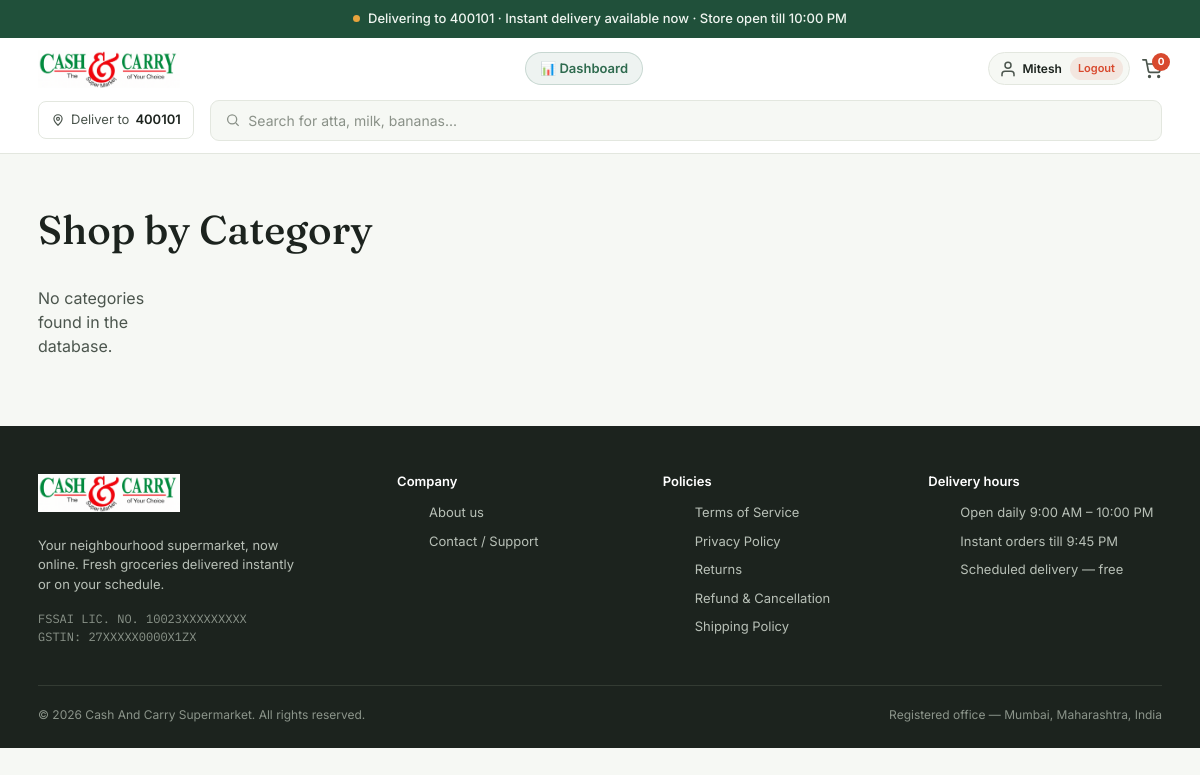
The app's page /categories/ (signed in), older data.
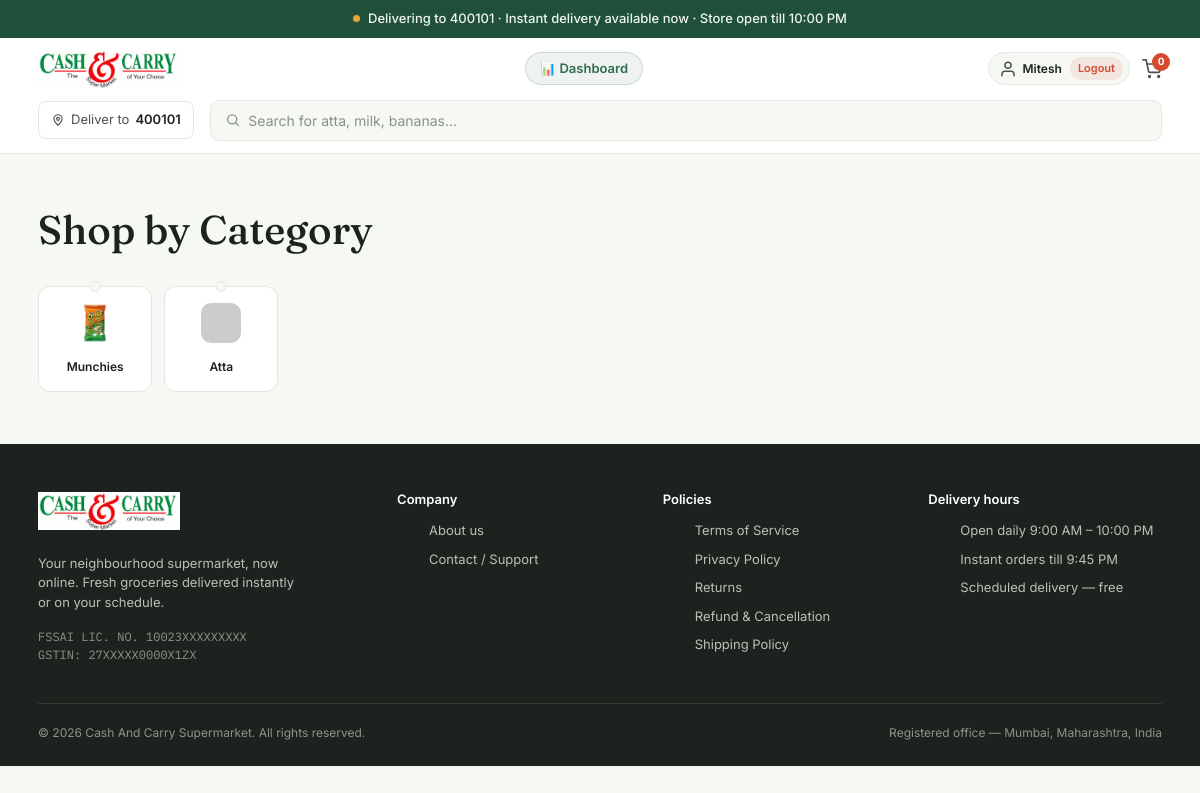
The same page, newer data.
### store/models.py (models this page shows, shortened)
class Category(models.Model):
    name = models.CharField(max_length=100)
    parent_category = models.ForeignKey(
        "self", on_delete=models.SET_NULL, blank=True, null=True, related_name="children"
    )
    image = models.ImageField(upload_to='categories/', blank=True, null=True)
    image_url = models.URLField(blank=True, null=True)
    def get_image(self):
        if self.image:
            return self.image.url
        if self.image_url:
            return self.image_url
        return "https://via.placeholder.com/150"
    class Meta:
        verbose_name_plural = "Categories"

### store/views.py (the view)
# urls.py: path('categories/', views.category_list, name='category_list'),
def category_list(request):
    categories = Category.objects.filter(parent_category__isnull=True)
    return render(request, 'category.html', {'categories': categories})

### templates/category.html (shortened to what this page needs)
{% extends 'base.html' %}
{% block content %}
<section class="section">
  <div class="wrap">
    <div class="section-head">
      <h1 class="display">Shop by Category</h1>
    </div>
    <div class="cat-grid">
      {% for category in categories %}
      <div class="cat-tag">
        <div class="cat-swatch" style="{% if category.get_image %}background-image: url('{{ category.get_image }}'); background-size: cover; background-position: center;{% else %}background:#DDEEDD;{% endif %}"></div>
        <span>{{ category.name }}</span>
      </div>
      {% empty %}
      <p style="color: var(--charcoal-soft);">No categories found in the database.</p>
      {% endfor %}
    </div>
  </div>
</section>
{% endblock %}

Row changes from the older to the newer data that the page shows:
added Category: image (picture), name "Munchies"
added Category: name "Atta"
Text that changed along with them:
text no longer shown: "No categories found in the database."
